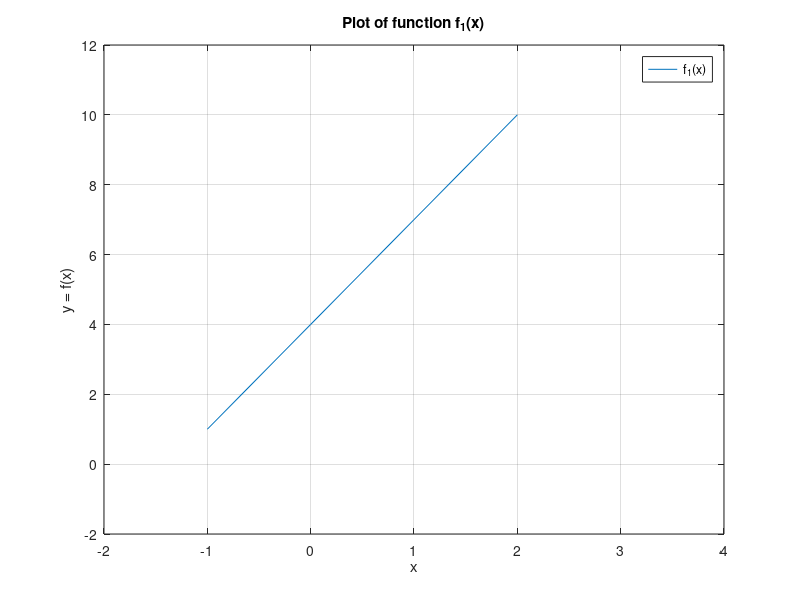

MATLAB code for this plot:
% Matlab script

% @author: Ajay Bhatia

% Plot the following:
% f(x) = 3x + 4

% Close all unwanted windows/objects/whatsoever
close all;

% Clear workspace environment
clear all;

x = [-1 0 1 2];
y = 3 * x + 4;

figure
plot(x, y)
xlabel('x')
ylabel('y = f(x)')
grid on
title('Plot of function f_1(x)')
legend('f_1(x)')
axis([-2 4 -2 12])
